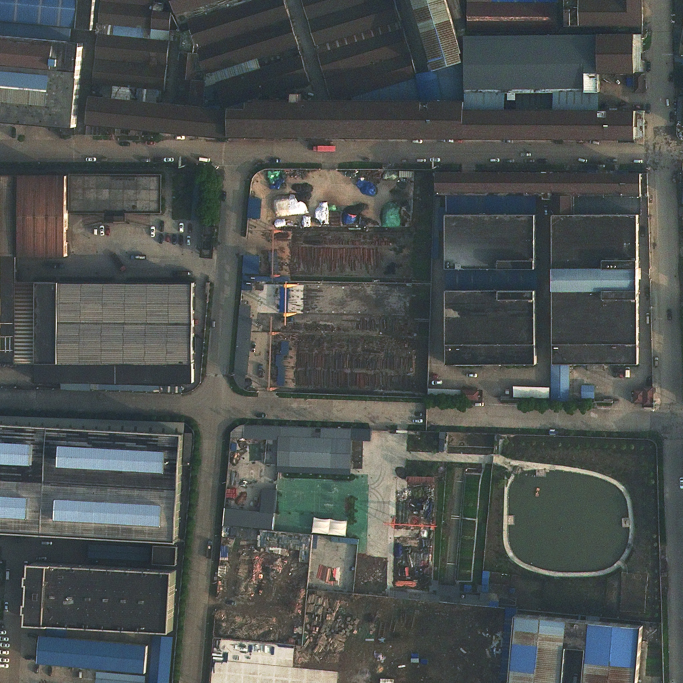
#> input picture cansat_seg_poc/entrega/enhanced/5403_edsr.jpg, 2048 x 2048 px (shown at 1/3 size); its folder holds only this picture in this run
$ python -i corrupt.py   (imports and definitions only)   (older library calls are emulated)
#> lines starting #> are read from the running program, lines starting #| are printed output that depends on the picture
"""
Corrupciones sintéticas — stress suite de aptitud de vuelo.

El DPD pide números honestos de cómo se degrada el pipeline fuera del
laboratorio. Este módulo genera las degradaciones que un CanSat puede
encontrar en vuelo y que NO están en los sets de validación (LoveDA/xBD/
RescueNet son nadir y con buena exposición):

  · ``lluvia``        trazos de lluvia + reducción de contraste + micoborroso
  · ``niebla``        síntesis física ``I = J·t + A·(1−t)`` con profundidad
                      vertical y ``A``/``t`` estimadas con el *dark channel
                      prior* de ``cansat/stress.py`` (el mismo que MIDE bruma)
  · ``motion_blur``   kernel lineal rotado + ruido (manoseo/velocidad)
  · ``subexposicion`` ganancia 2^EV con EV negativo (contraluz/sombra)
  · ``sobreexposicion`` ganancia 2^EV con EV positivo (cielo lavado)
  · ``escala``        remuestreo down→up (cambio de altitud efectiva)
  · ``sombras``       parches poligonales oscurecidos, borde suavizado (sol de
                      mediodía; solo fotométrica, la GT no se toca)
  · ``vibracion``     traslación ±3 px + rotación ±0.4° (jitter del motor;
                      geométrica: la máscara se transforma igual, borde replicate)

El mismo módulo se usa como **augmentación de entrenamiento** (train_damage_v3.py
``--aug-uav`` aplica motion_blur/escala/sombras/vibracion): entrenar y evaluar
con la misma fuente evita que el "mejora" sea un artefacto de implementaciones
distintas.

⚠ Honestidad: son degradaciones SINTÉTICAS con severidad fija declarada acá.
No reemplazan una validación de vuelo real; sirven para comparar el mismo
modelo contra sí mismo (limpio vs estresado) en condiciones reproducibles.
El resultado se reporta con ``tools/stress_suite.py``.

Las constantes están todas juntas para que el informe las cite: si se cambia
una severidad, cambia el número y hay que regenerar ``outputs/stress_suite.json``.
"""

from __future__ import annotations

import cv2
import numpy as np

from . import stress as ST

#: Corrupciones soportadas (orden estable para reportes: al final van las
#: nuevas para no cambiar el stream aleatorio de las que ya existen).
CORRUPCIONES: tuple[str, ...] = (
    "lluvia",
    "niebla",
    "motion_blur",
    "subexposicion",
    "sobreexposicion",
    "escala",
    "sombras",
    "vibracion",
)

#: Subconjunto UAV para augmentación de entrenamiento (movimiento/altitud/luz).
AUG_UAV: tuple[str, ...] = ("motion_blur", "escala", "sombras", "vibracion")

# ── Severidad declarada (única, "moderada") ─────────────────────────────── #
LLUVIA_DENSIDAD: float = 0.0009   # gotas por píxel del frame
LLUVIA_ANGULO: float = 12.0       # grados respecto de la vertical
LLUVIA_LARGO: tuple[int, int] = (14, 40)
LLUVIA_ALPHA: float = 0.45        # opacidad de los trazos
LLUVIA_CONTRASTE: float = 0.85    # factor de contraste alrededor de 128

NIEBLA_BETA: float = 1.4          # atenuación por unidad de profundidad (0–1)
NIEBLA_PROFUNDIDAD_MIN: float = 0.15
NIEBLA_RUIDO: float = 0.35        # variación espacial de la profundidad

MOTION_K: int = 15
MOTION_ANGULO: float = 35.0
MOTION_SIGMA: float = 4.0

EXPOSICION_EV: float = 1.2        # EV de la sub/sobre-exposición

ESCALA_RANGO: tuple[float, float] = (0.45, 0.60)   # factor down→up

SOMBRAS_N: int = 2                # parches de sombra (1..N por frame)
SOMBRAS_FACTOR: float = 0.45      # multiplicador de brillo dentro de la sombra
SOMBRAS_BLUR: int = 21            # suavizado del borde (impar)

VIBRACION_DX: int = 3             # traslación máxima en píxeles
VIBRACION_ANG: float = 0.4        # rotación máxima en grados


# [6 lines left out: function motion_kernel, not called in this run]


def nitidez(bgr: np.ndarray) -> float:
    """
    Varianza del Laplaciano tras un suavizado leve.

    A diferencia de ``bench_degradados.blur_score`` (sin suavizado), acá se
    aplica un Gaussian de σ=1 antes del Laplaciano: si no, el ruido gaussiano
    de ``motion_blur`` domina la varianza y una imagen MÁS borrosa parece más
    nítida. Con el suavizado la métrica mide estructura, no ruido.
    """
    gris = cv2.cvtColor(bgr, cv2.COLOR_BGR2GRAY)
    gris = cv2.GaussianBlur(gris, (0, 0), 1.0)
    return float(cv2.Laplacian(gris, cv2.CV_64F).var())


# ══════════════════════════════════════════════════════════════════════════ #
#  Corrupciones individuales: (bgr, rng) → (bgr', meta)  [escala: + mask]
# ══════════════════════════════════════════════════════════════════════════ #
# [194 lines left out: functions lluvia, niebla, motion_blur, exposicion, escala, sombras and 2 more, not called in this run]

>>> import cv2
>>> picture = cv2.imread('../entrega/enhanced/5403_edsr.jpg')
#> picture is the input picture: shape (2048, 2048, 3); mean B, G, R 80.9, 82.7, 78.1
>>> result = nitidez(picture)
#> in nitidez, `gris = cv2.cvtColor(bgr, cv2.COLOR_BGR2GRAY)`:
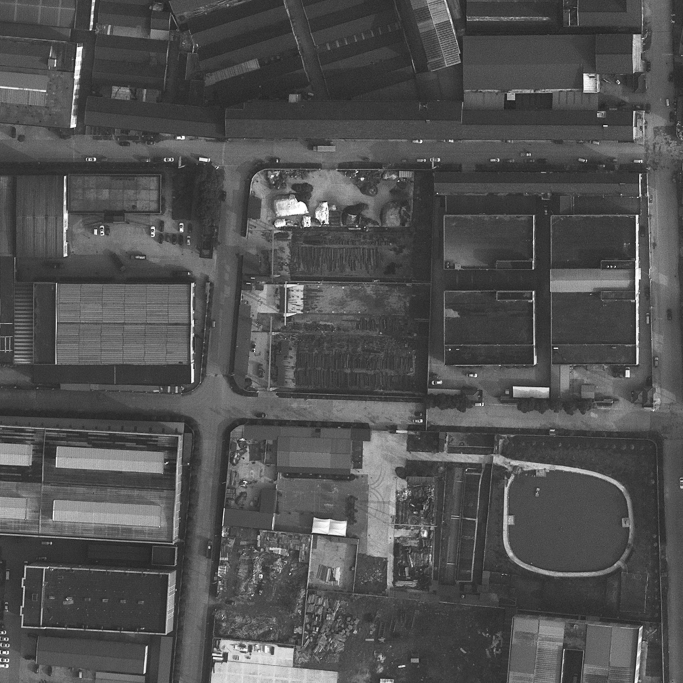
#> gris: shape (2048, 2048) (shown at 1/3 size); min 6, max 255, mean 81.1
#> result = 26.3
